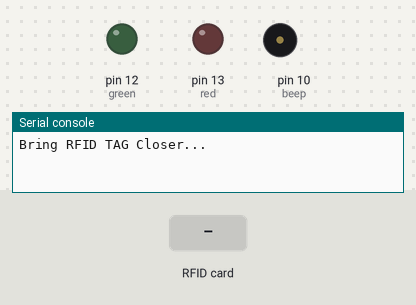
The program below on a simulated MicroPython board. On the bench: output pins drawn as LEDs (lit = HIGH), buzzer (waves = sounding, pin HIGH), the last lines printed to the serial console. The inputs (shaded band) are chosen by the test bench. WiFi joins after 1.5 s; no MQTT or app messages arrive unless stated; the interpreter's speed is modelled, so counts of loop turns are approximate; values from a settings file that is not in the repository are placeholders; library files of the repository ran but are not shown: mfrc522.py; pins used as bus, display or sensor lines are not drawn.

Above: at 3.2 s.
3.3 s: RFID card 5E 7A 19 C4 held to the reader
At 3.48 s:
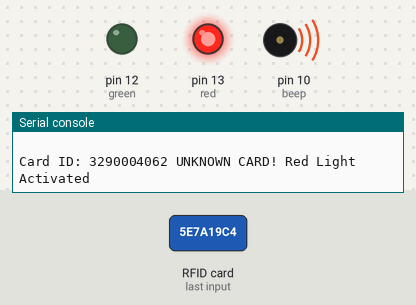
Timing chart, 0 to 6.3 s (numbered marks = the images above; inputs shaded):
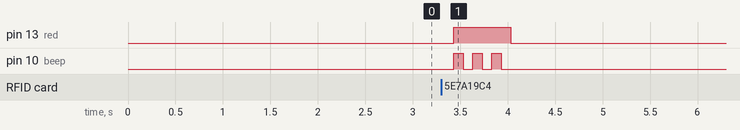

Measured:
- after the input at 3.3 s, pin 13 (red): LOW → HIGH after 0.13 s, → LOW 0.60 s later; pin 10 (beep): alternates HIGH for 0.10 s and LOW for 0.10 s, 6 changes in all, then stays LOW, starting after 0.13 s

The program:

main.py
```python
from machine import Pin
from mfrc522 import MFRC522
import utime
import network
import secrets
from simple import MQTTClient, MQTTException

# Dictionary for authorized cards with names
AUTHORIZED_CARDS = {
    1036396588: "Wies",
    571511444: "Tim"
}

# Initialize the RFID reader with specified SPI pins
reader = MFRC522(spi_id=0, sck=Pin(6, Pin.OUT), miso=Pin(4, Pin.OUT), mosi=Pin(7, Pin.OUT), cs=Pin(5, Pin.OUT), rst=Pin(22, Pin.OUT))

# Initialize the GPIO pins for the LEDs and the buzzer
led_pins = {
    "red": Pin(13, Pin.OUT),
    "green": Pin(12, Pin.OUT)
}
beep = Pin(10, Pin.OUT)

# MQTT Configuration
mqtt_config = {
    "server": secrets.mqtt_server,
    "port": secrets.mqtt_port,
    "topic": secrets.mqtt_topic,
    "client_id": secrets.mqtt_client_id,
    "user": secrets.mqtt_user,
    "password": secrets.mqtt_password
}

# Connect to WiFi
def connect_to_wifi(ssid, password):
    wlan = network.WLAN(network.STA_IF)
    wlan.active(True)
    wlan.connect(ssid, password)
    while not wlan.isconnected():
        utime.sleep(1)
    print('Connected to WiFi')
    ip_address = wlan.ifconfig()[0]
    print(f'IP Address: {ip_address}')
    print('Network configuration:', wlan.ifconfig())

connect_to_wifi(secrets.wifi_ssid, secrets.wifi_password)

# Send MQTT message
def send_mqtt_message(topic, message):
    try:
        client = MQTTClient(mqtt_config["client_id"], mqtt_config["server"], port=mqtt_config["port"], user=mqtt_config["user"], password=mqtt_config["password"])
        print(f"Connecting to MQTT server {mqtt_config['server']}:{mqtt_config['port']} with client ID {mqtt_config['client_id']}")
        client.connect()
        print(f"Publishing message to topic {topic}")
        client.publish(topic, message)
        client.disconnect()
        print("MQTT message sent successfully")
    except MQTTException as e:
        print(f"Failed to send MQTT message: {e}")
        if e.args[0] == 5:
            print("Connection refused: not authorized. Please check your MQTT credentials.")

print("Bring RFID TAG Closer...\n")

def reset_leds():
    for led in led_pins.values():
        led.value(0)

def beep_buzzer(times, delay):
    for _ in range(times):
        beep.value(1)
        utime.sleep(delay)
        beep.value(0)
        utime.sleep(delay)

def handle_card(card_id, authorized):
    if authorized:
        name = AUTHORIZED_CARDS[card_id]
        print(f"Card ID: {card_id} (Name: {name}) PASS: Green Light Activated")
        led_color = "green"
        beep_times = 1
        beep_delay = 0.5
        mqtt_message = f"Authorized card {name} scanned"
    else:
        print(f"Card ID: {card_id} UNKNOWN CARD! Red Light Activated")
        led_color = "red"
        beep_times = 3
        beep_delay = 0.1
        mqtt_message = f"Unauthorized card {card_id} scanned"

    reset_leds()
    led_pins[led_color].value(1)
    beep_buzzer(beep_times, beep_delay)
    led_pins[led_color].value(0)
    send_mqtt_message(f"rc522/card/{'authorized' if authorized else 'unauthorized'}", mqtt_message)

while True:
    reader.init()
    stat, tag_type = reader.request(reader.REQIDL)
    if stat == reader.OK:
        stat, uid = reader.SelectTagSN()
        if stat == reader.OK:
            card_id = int.from_bytes(bytes(uid), "little", False)
            handle_card(card_id, card_id in AUTHORIZED_CARDS)
    utime.sleep_ms(100)
```
